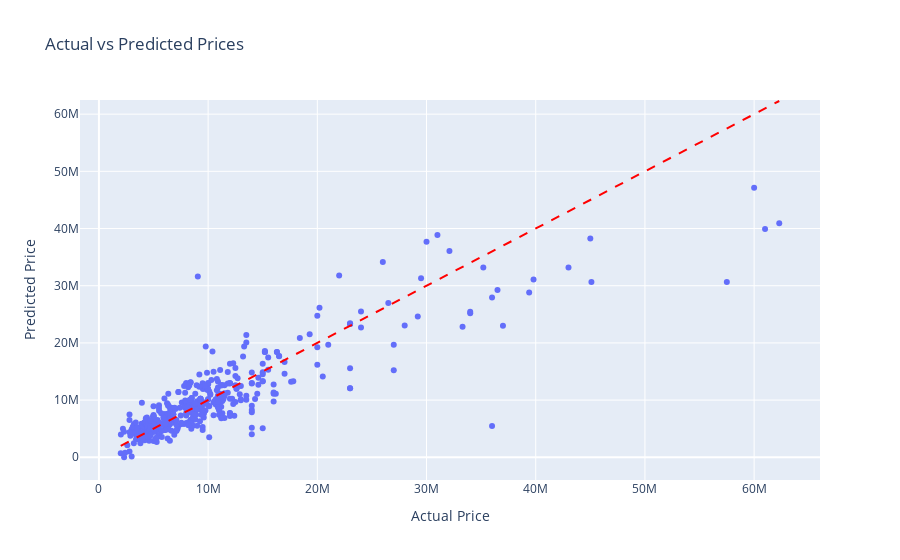
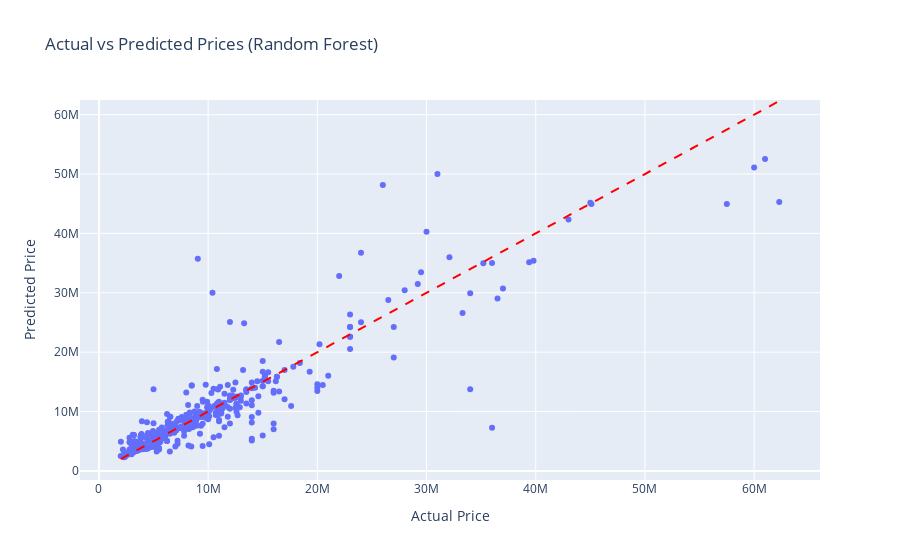
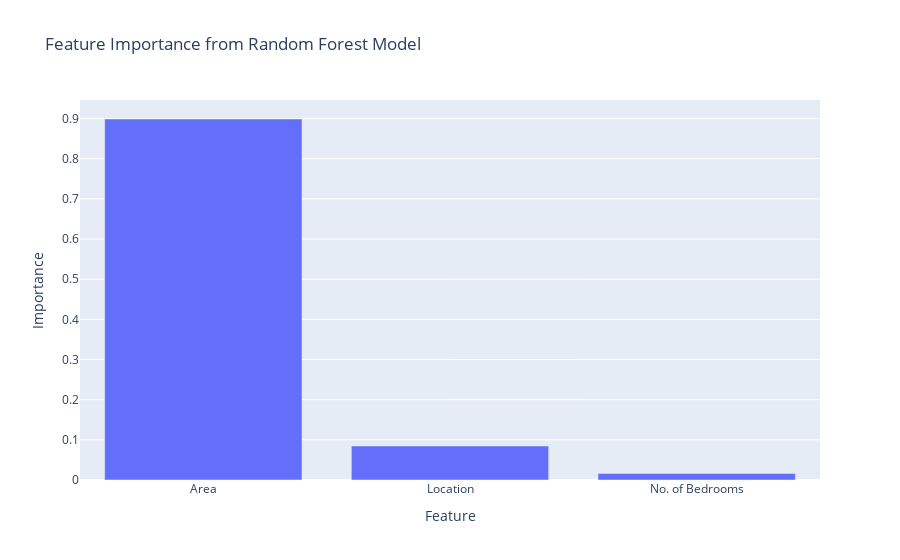
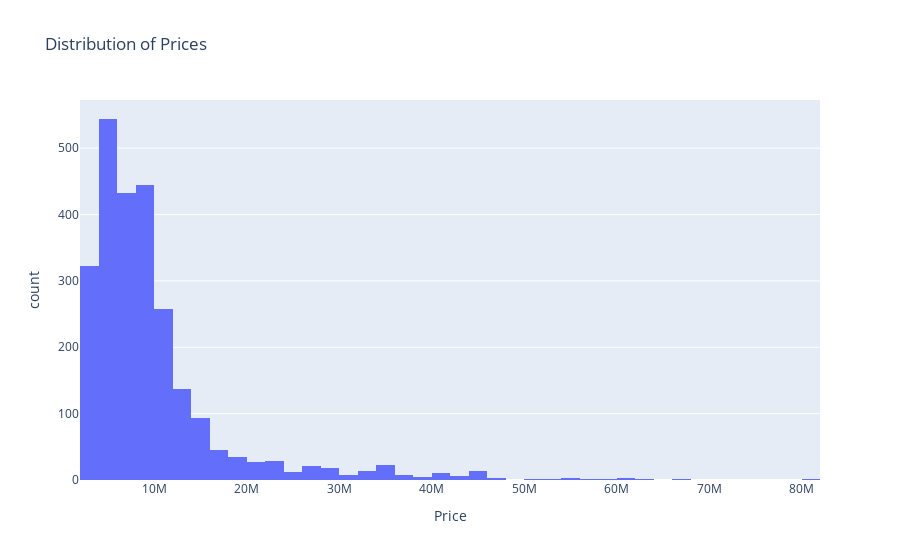

Here is the notebook cell these charts were saved with, in order:
### Code cell
# Visualize the results using Plotly
fig = px.scatter(x=test_y_all, y=predictions, labels={'x': 'Actual Price', 'y': 'Predicted Price'}, title='Actual vs Predicted Prices')
fig.add_shape(type='line', x0=min(test_y_all), y0=min(test_y_all), x1=max(test_y_all), y1=max(test_y_all), line=dict(color='red', dash='dash'))
fig.show()
# Visualize the results using Plotly for Random Forest
fig_rforest = px.scatter(x=test_y_all, y=predictions_rforest, labels={'x': 'Actual Price', 'y': 'Predicted Price'}, title='Actual vs Predicted Prices (Random Forest)')
fig_rforest.add_shape(type='line', x0=min(test_y_all), y0=min(test_y_all), x1=max(test_y_all), y1=max(test_y_all), line=dict(color='red', dash='dash'))
fig_rforest.show()
# Visualize feature importance for Random Forest
importance = rforest_model.feature_importances_
features = train_set.drop(columns=['Price']).columns
importance_df = pd.DataFrame({'Feature': features, 'Importance': importance})
fig_importance = px.bar(importance_df.sort_values(by='Importance', ascending=False), 
                        x='Feature', y='Importance', 
                        title='Feature Importance from Random Forest Model')
fig_importance.show()
# Visualize the distribution of prices
fig_price_distribution = px.histogram(data, x='Price', nbins=50, title='Distribution of Prices')
fig_price_distribution.show()
# Visualize the relationship between Area and Price
fig_area_price = px.scatter(data, x='Area', y='Price', color='Location', 
                             title='Area vs Price by Location', 
                             labels={'Area': 'Area (sq ft)', 'Price': 'Price (in INR)'})
fig_area_price.show()
# Visualize the relationship between No. of Bedrooms and Price
fig_bedrooms_price = px.box(data, x='No. of Bedrooms', y='Price', 
                             title='Price Distribution by Number of Bedrooms', 
                             labels={'No. of Bedrooms': 'Number of Bedrooms', 'Price': 'Price (in INR)'})
fig_bedrooms_price.show()
# Visualize the relationship between Location and Price
fig_location_price = px.box(data, x='Location', y='Price', 
                             title='Price Distribution by Location', 
                             labels={'Location': 'Location (Encoded)', 'Price': 'Price (in INR)'})
fig_location_price.show()
# Visualize the correlation matrix
correlation_matrix = data.corr()
fig_corr = px.imshow(correlation_matrix, 
                     title='Correlation Matrix', 
                     labels=dict(color='Correlation Coefficient'),
                     x=correlation_matrix.columns, 
                     y=correlation_matrix.columns)
fig_corr.update_xaxes(side="top")
fig_corr.show()

### Figure 1 — Plotly figure (JSON) as saved in the notebook; plotly's stock layout.template omitted (floating-point values rounded to 4 significant figures; data arrays with more than 128 entries replaced by an {"elided": "..."} marker saying what was removed)
{"data": [{"hovertemplate": "Actual Price=%{x}<br>Predicted Price=%{y}<extra></extra>", "legendgroup": "", "marker": {"color": "#636efa", "symbol": "circle"}, "mode": "markers", "name": "", "orientation": "v", "showlegend": false, "type": "scatter", "x": {"elided": "504 int values"}, "xaxis": "x", "y": {"elided": "504 float values"}, "yaxis": "y"}], "layout": {"legend": {"tracegroupgap": 0}, "shapes": [{"line": {"color": "red", "dash": "dash"}, "type": "line", "x0": 2000000, "x1": 62300000, "y0": 2000000, "y1": 62300000}], "title": {"text": "Actual vs Predicted Prices"}, "xaxis": {"anchor": "y", "domain": [0, 1], "title": {"text": "Actual Price"}}, "yaxis": {"anchor": "x", "domain": [0, 1], "title": {"text": "Predicted Price"}}}}

### Figure 2 — Plotly figure (JSON) as saved in the notebook; plotly's stock layout.template omitted (floating-point values rounded to 4 significant figures; data arrays with more than 128 entries replaced by an {"elided": "..."} marker saying what was removed)
{"data": [{"hovertemplate": "Actual Price=%{x}<br>Predicted Price=%{y}<extra></extra>", "legendgroup": "", "marker": {"color": "#636efa", "symbol": "circle"}, "mode": "markers", "name": "", "orientation": "v", "showlegend": false, "type": "scatter", "x": {"elided": "504 int values"}, "xaxis": "x", "y": {"elided": "504 float values"}, "yaxis": "y"}], "layout": {"legend": {"tracegroupgap": 0}, "shapes": [{"line": {"color": "red", "dash": "dash"}, "type": "line", "x0": 2000000, "x1": 62300000, "y0": 2000000, "y1": 62300000}], "title": {"text": "Actual vs Predicted Prices (Random Forest)"}, "xaxis": {"anchor": "y", "domain": [0, 1], "title": {"text": "Actual Price"}}, "yaxis": {"anchor": "x", "domain": [0, 1], "title": {"text": "Predicted Price"}}}}

### Figure 3 — Plotly figure (JSON) as saved in the notebook; plotly's stock layout.template omitted (floating-point values rounded to 4 significant figures)
{"data": [{"hovertemplate": "Feature=%{x}<br>Importance=%{y}<extra></extra>", "legendgroup": "", "marker": {"color": "#636efa", "pattern": {"shape": ""}}, "name": "", "orientation": "v", "showlegend": false, "textposition": "auto", "type": "bar", "x": ["Area", "Location", "No. of Bedrooms"], "xaxis": "x", "y": [0.8989, 0.08464, 0.01641], "yaxis": "y"}], "layout": {"barmode": "relative", "legend": {"tracegroupgap": 0}, "title": {"text": "Feature Importance from Random Forest Model"}, "xaxis": {"anchor": "y", "domain": [0, 1], "title": {"text": "Feature"}}, "yaxis": {"anchor": "x", "domain": [0, 1], "title": {"text": "Importance"}}}}

### Figure 4 — Plotly figure (JSON) as saved in the notebook; plotly's stock layout.template omitted (floating-point values rounded to 4 significant figures; data arrays with more than 128 entries replaced by an {"elided": "..."} marker saying what was removed)
{"data": [{"bingroup": "x", "hovertemplate": "Price=%{x}<br>count=%{y}<extra></extra>", "legendgroup": "", "marker": {"color": "#636efa", "pattern": {"shape": ""}}, "name": "", "nbinsx": 50, "orientation": "v", "showlegend": false, "type": "histogram", "x": {"elided": "2517 int values"}, "xaxis": "x", "yaxis": "y"}], "layout": {"barmode": "relative", "legend": {"tracegroupgap": 0}, "title": {"text": "Distribution of Prices"}, "xaxis": {"anchor": "y", "domain": [0, 1], "title": {"text": "Price"}}, "yaxis": {"anchor": "x", "domain": [0, 1], "title": {"text": "count"}}}}
